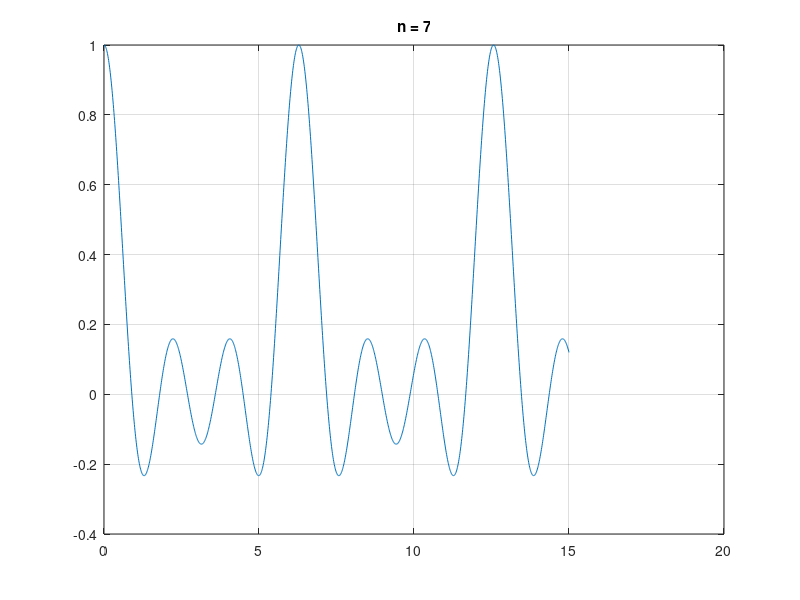
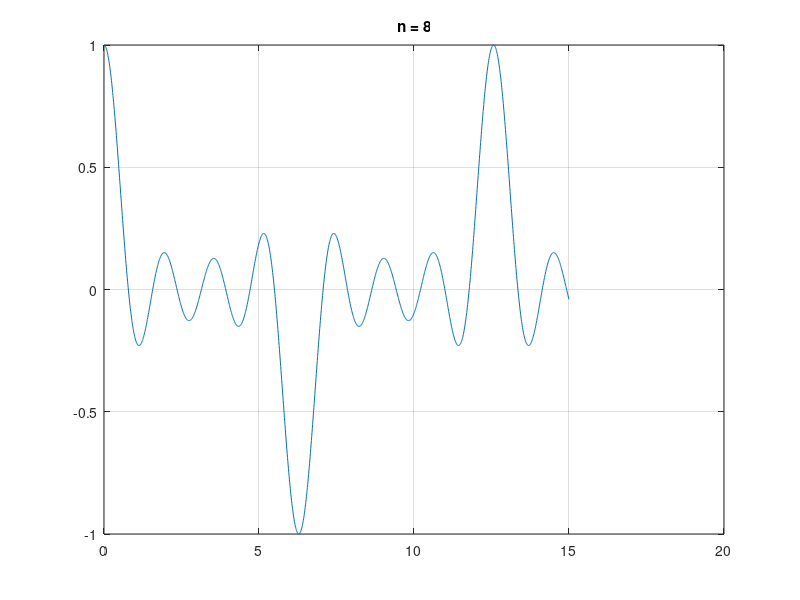
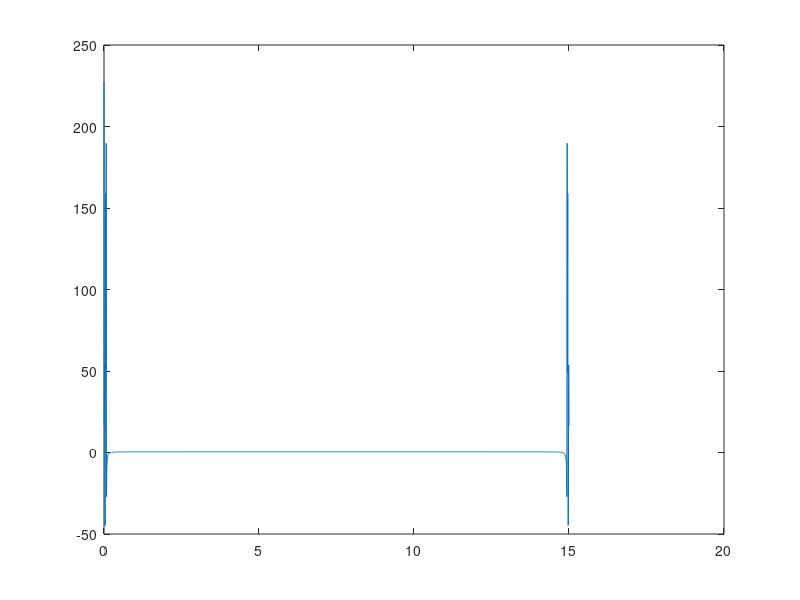
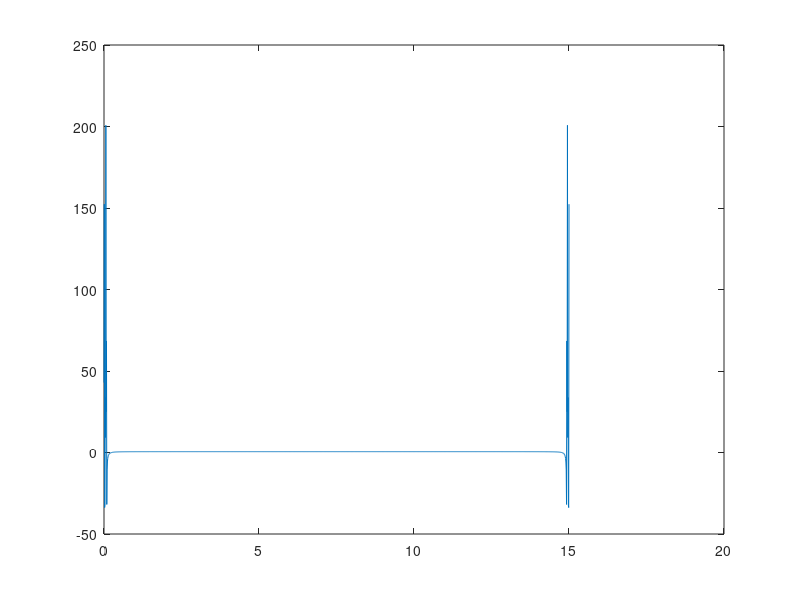

MATLAB code to generate these figures, in order:
x = 0:0.01:15;
plot(x, diric(x,7));
grid on
title('n = 7');
figure;
plot(x, diric(x,8));
grid on
title('n = 8');
FFT1 = fft(diric(x,7));
FFT2 = fft(diric(x,8));
figure;
plot(x, FFT1)
figure;
plot(x, FFT2)
